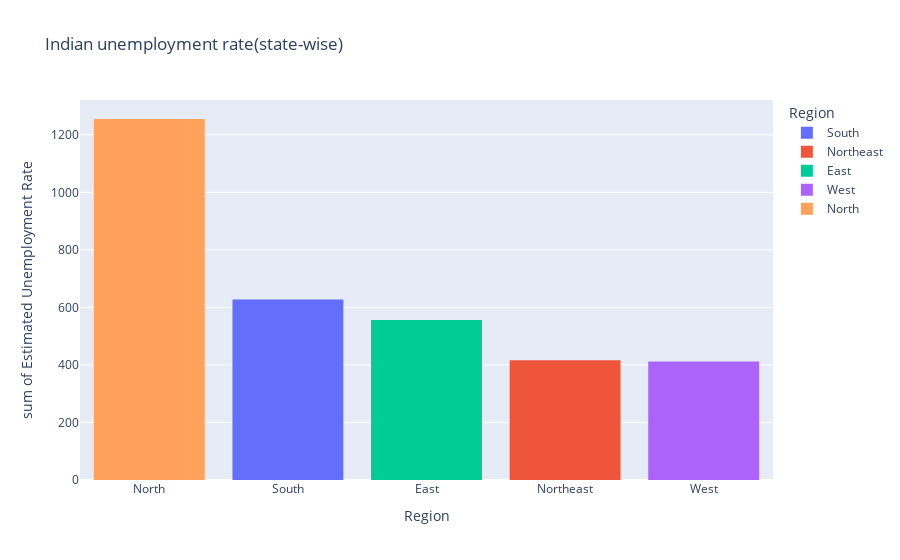

The notebook cell this image was saved under:
### Code cell
fg=px.histogram(data,x='Region',y='Estimated Unemployment Rate',title='Indian unemployment rate(state-wise)',template='plotly',color='Region')
fg.update_layout(xaxis={'categoryorder':'total descending'})
fg.show()

### Figure 1 — Plotly figure (JSON) as saved in the notebook; plotly's stock layout.template omitted (floating-point values rounded to 4 significant figures)
{"data": [{"alignmentgroup": "True", "bingroup": "x", "histfunc": "sum", "hovertemplate": "Region=%{x}<br>sum of Estimated Unemployment Rate=%{y}<extra></extra>", "legendgroup": "South", "marker": {"color": "#636efa", "pattern": {"shape": ""}}, "name": "South", "offsetgroup": "South", "orientation": "v", "showlegend": true, "type": "histogram", "x": ["South", "South", "South", "South", "South", "South", "South", "South", "South", "South", "South", "South", "South", "South", "South", "South", "South", "South", "South", "South", "South", "South", "South", "South", "South", "South", "South", "South", "South", "South", "South", "South", "South", "South", "South", "South", "South", "South", "South", "South", "South", "South", "South", "South", "South", "South", "South", "South", "South", "South", "South", "South", "South", "South", "South", "South", "South", "South", "South", "South"], "xaxis": "x", "y": [5.48, 5.83, 5.79, 20.51, 17.43, 3.31, 8.34, 6.96, 6.4, 6.59, 2.86, 3.61, 3.46, 29.84, 19.97, 8.44, 4.01, 0.5, 2.41, 1.58, 5.31, 7.6, 8.99, 16.99, 17.88, 9.71, 7.09, 10.98, 5.91, 3.88, 0.58, 1.76, 1.2, 75.85, 58.19, 4.24, 15.47, 5.05, 10.9, 6.18, 1.57, 2.09, 6.4, 49.83, 33.16, 12.2, 6.81, 2.65, 5, 2.16, 5.49, 8.29, 5.77, 6.25, 14.7, 10.55, 5.36, 5.79, 3.27, 2.86], "yaxis": "y"}, {"alignmentgroup": "True", "bingroup": "x", "histfunc": "sum", "hovertemplate": "Region=%{x}<br>sum of Estimated Unemployment Rate=%{y}<extra></extra>", "legendgroup": "Northeast", "marker": {"color": "#EF553B", "pattern": {"shape": ""}}, "name": "Northeast", "offsetgroup": "Northeast", "orientation": "v", "showlegend": true, "type": "histogram", "x": ["Northeast", "Northeast", "Northeast", "Northeast", "Northeast", "Northeast", "Northeast", "Northeast", "Northeast", "Northeast", "Northeast", "Northeast", "Northeast", "Northeast", "Northeast", "Northeast", "Northeast", "Northeast", "Northeast", "Northeast", "Northeast", "Northeast", "Northeast", "Northeast", "Northeast", "Northeast", "Northeast", "Northeast", "Northeast", "Northeast", "Northeast", "Northeast", "Northeast", "Northeast", "Northeast", "Northeast", "Northeast", "Northeast"], "xaxis": "x", "y": [4.66, 4.41, 4.77, 11.06, 9.55, 0.6, 3.77, 5.53, 1.19, 3.02, 1.66, 3.59, 1.58, 10.03, 5.92, 1.15, 2.1, 3.74, 4.29, 4.6, 23.57, 2.28, 24.51, 4.46, 4.45, 12.49, 5.7, 0.88, 32.67, 28.4, 29.95, 41.23, 21.51, 21.71, 18.24, 27.92, 17.35, 11.57], "yaxis": "y"}, {"alignmentgroup": "True", "bingroup": "x", "histfunc": "sum", "hovertemplate": "Region=%{x}<br>sum of Estimated Unemployment Rate=%{y}<extra></extra>", "legendgroup": "East", "marker": {"color": "#00cc96", "pattern": {"shape": ""}}, "name": "East", "offsetgroup": "East", "orientation": "v", "showlegend": true, "type": "histogram", "x": ["East", "East", "East", "East", "East", "East", "East", "East", "East", "East", "East", "East", "East", "East", "East", "East", "East", "East", "East", "East", "East", "East", "East", "East", "East", "East", "East", "East", "East", "East", "East", "East", "East", "East", "East", "East", "East", "East", "East", "East"], "xaxis": "x", "y": [10.61, 10.29, 15.43, 46.64, 45.96, 17.82, 12.79, 13.44, 11.91, 9.82, 10.61, 11.85, 8.23, 47.09, 59.23, 20.95, 7.63, 9.76, 8.24, 11.8, 1.9, 3.12, 13.08, 23.76, 11.41, 3.77, 1.88, 1.42, 2.1, 2.18, 6.94, 4.92, 6.92, 17.41, 17.41, 7.29, 6.83, 14.87, 9.35, 9.98], "yaxis": "y"}, {"alignmentgroup": "True", "bingroup": "x", "histfunc": "sum", "hovertemplate": "Region=%{x}<br>sum of Estimated Unemployment Rate=%{y}<extra></extra>", "legendgroup": "West", "marker": {"color": "#ab63fa", "pattern": {"shape": ""}}, "name": "West", "offsetgroup": "West", "orientation": "v", "showlegend": true, "type": "histogram", "x": ["West", "West", "West", "West", "West", "West", "West", "West", "West", "West", "West", "West", "West", "West", "West", "West", "West", "West", "West", "West", "West", "West", "West", "West", "West", "West", "West", "West", "West", "West", "West", "West", "West", "West", "West", "West", "West", "West", "West", "West", "West", "West", "West", "West", "West", "West", "West", "West", "West", "West"], "xaxis": "x", "y": [9.65, 8.38, 7.54, 3.41, 10.5, 14.23, 10.27, 5.63, 1.96, 6.62, 8.89, 2.81, 5.25, 13.31, 21.25, 9.96, 17.07, 16.21, 15.38, 11.54, 5.54, 6.38, 6.66, 18.71, 12.11, 3.2, 1.84, 1.87, 3.42, 4.03, 4.11, 4.57, 2.22, 12.36, 21.98, 6.48, 5.08, 4.7, 3.91, 3.13, 4.95, 4.69, 5.79, 20.9, 15.46, 9.23, 3.89, 6.23, 4.55, 4.1], "yaxis": "y"}, {"alignmentgroup": "True", "bingroup": "x", "histfunc": "sum", "hovertemplate": "Region=%{x}<br>sum of Estimated Unemployment Rate=%{y}<extra></extra>", "legendgroup": "North", "marker": {"color": "#FFA15A", "pattern": {"shape": ""}}, "name": "North", "offsetgroup": "North", "orientation": "v", "showlegend": true, "type": "histogram", "x": ["North", "North", "North", "North", "North", "North", "North", "North", "North", "North", "North", "North", "North", "North", "North", "North", "North", "North", "North", "North", "North", "North", "North", "North", "North", "North", "North", "North", "North", "North", "North", "North", "North", "North", "North", "North", "North", "North", "North", "North", "North", "North", "North", "North", "North", "North", "North", "North", "North", "North", "North", "North", "North", "North", "North", "North", "North", "North", "North", "North", "North", "North", "North", "North", "North", "North", "North", "North", "North", "North", "North", "North", "North", "North", "North", "North", "North", "North", "North"], "xaxis": "x", "y": [22.23, 14.84, 17.04, 16.68, 42.27, 18.19, 20.3, 13.79, 12.53, 6.27, 20.34, 25.77, 25.05, 43.22, 29.02, 26.7, 24.18, 33.5, 19.68, 27.31, 16.83, 16.84, 18.76, 2.2, 26.95, 13.47, 24.31, 15.79, 12.04, 13.46, 21.08, 20.78, 15.5, 18.74, 17.92, 10.88, 11.09, 16.17, 16.14, 11.11, 10.97, 10.32, 2.86, 28.33, 16.55, 9.19, 10.99, 9.61, 9.88, 10.97, 15.16, 11.9, 17.7, 15.74, 14.39, 15.81, 17.51, 15.35, 24.15, 7.58, 8.98, 10.11, 21.54, 20.41, 9.47, 5.56, 5.79, 4.18, 3.75, 5.49, 4.99, 19.85, 6.48, 8.01, 8.61, 12.38, 14.26, 22.26, 9.23], "yaxis": "y"}], "layout": {"barmode": "relative", "legend": {"title": {"text": "Region"}, "tracegroupgap": 0}, "title": {"text": "Indian unemployment rate(state-wise)"}, "xaxis": {"anchor": "y", "categoryarray": ["South", "Northeast", "East", "West", "North"], "categoryorder": "total descending", "domain": [0, 1], "title": {"text": "Region"}}, "yaxis": {"anchor": "x", "domain": [0, 1], "title": {"text": "sum of Estimated Unemployment Rate"}}}}
